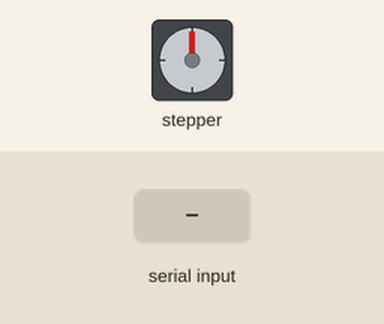
Simulated run of this sketch. Board: Arduino Uno, built with avr-gcc and run on an emulated ATmega328P. On the bench: stepper motor. Wiring (inferred from the names in the program): stepper motor driver (200 steps per turn assumed): step pin 10; direction pin 9; enable pin 8. Inputs (shaded band) come from the test bench.

Above: at 1.2 s.
1.3 s: "US:\n" received over Serial
At 1.77 s:
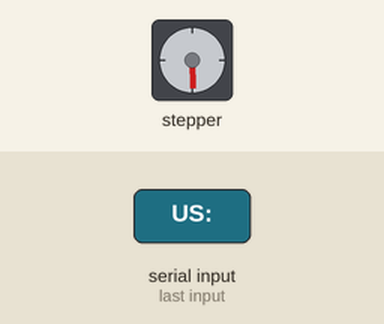
At 2.37 s:
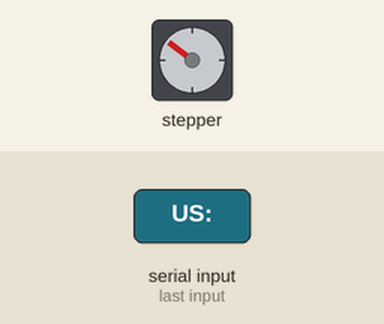
4.3 s: "S:1\n" received over Serial
At 4.47 s:
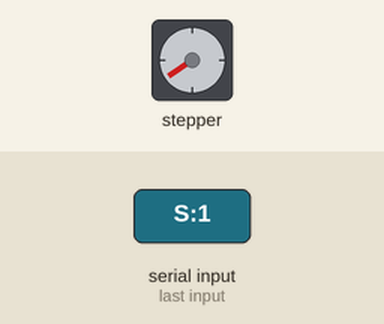
Timing chart, 0 to 16.3 s (numbered marks = the images above; inputs shaded):
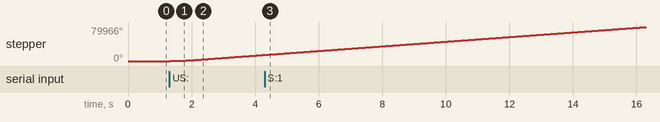

The sketch:

AutoTrim.ino
```cpp
#define ENA 8
#define DIR 9
#define PUL 10

enum MotorState {
  STOPPED,
  STEP_MOVE,
  CONT_MOVE
};

MotorState    status = STOPPED;
bool          direction = LOW;
int           stepDelay = 30; // microseconds
int           stepRemaining = 0;
bool          pulseState = LOW;
unsigned long pulseLast = 0;

int           stepDelayTarget = 30;
int           stepDelayStart = 700;
unsigned long stepCounter = 0;

void setup() {
  pinMode(ENA, OUTPUT);
  pinMode(DIR, OUTPUT);
  pinMode(PUL, OUTPUT);

  Serial.begin(9600);
}

void loop() {
  if (Serial.available()) {
    String command = Serial.readStringUntil('\n');
    command.trim();

    // Stop
    if (command == "S") {
      stopMotor();

    // Trim Up
    } else if (command.startsWith("US:")) {
        int firstColon = command.indexOf(':', 3);
      stepDelayTarget = max(30, min(700, command.substring(firstColon + 1).toInt()));
      int steps = max(0, min(20000, command.substring(3, firstColon).toInt()));
      moveMotor(!steps ? CONT_MOVE : STEP_MOVE, HIGH, steps);

    // Trim Down
    } else if (command.startsWith("DS:")) {
      int firstColon = command.indexOf(':', 3);
      stepDelayTarget = max(30, min(700, command.substring(firstColon + 1).toInt()));
      int steps = max(0, min(20000, command.substring(3, firstColon).toInt()));
      moveMotor(!steps ? CONT_MOVE : STEP_MOVE, LOW, steps);
    }
  }

  if (status != STOPPED) {
    unsigned long pulseCurr = micros();
    if (pulseCurr - pulseLast >= stepDelay) {
      pulseLast = pulseCurr;
      pulseState = !pulseState;
      digitalWrite(PUL, pulseState);

      if (!pulseState) {
        stepCounter++;

        if (stepDelay > stepDelayTarget) {
          float accelFactor = 1 - exp(-4 * min((float)stepCounter / 1500.0, 1.0));
          stepDelay = stepDelayStart - (stepDelayStart - stepDelayTarget) * accelFactor;;
          if (stepDelay <= stepDelayTarget) stepDelay = stepDelayTarget;
        }

        if (status == STEP_MOVE && --stepRemaining <= 0) stopMotor();
      }
    }
  }
}

void stopMotor() {
  status = STOPPED;
  stepRemaining = 0;
  delayMicroseconds(10000);
  pulseState = LOW;
  digitalWrite(PUL, pulseState);
}

void moveMotor(int mode, bool dir, int steps) {
  if (direction != dir) {
    direction = dir;
    stopMotor();
    digitalWrite(DIR, direction);
  }

  delayMicroseconds(10000);
  status = mode;
  stepRemaining = steps;
  stepDelay = stepDelayStart;
  stepCounter = 0;
  pulseLast = micros();
}
```

Measured:
- after the input at 1.3 s, stepper: keeps turning clockwise at about 4874°/s, starting at once
